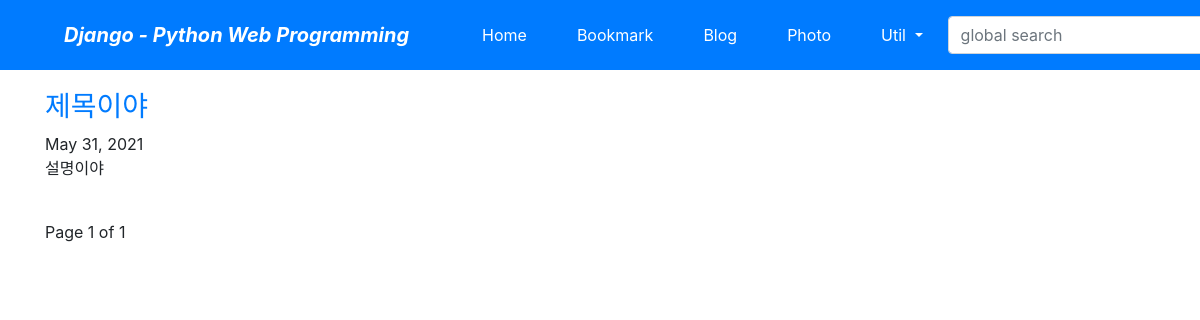
The page /blog/ on the database as committed earlier.
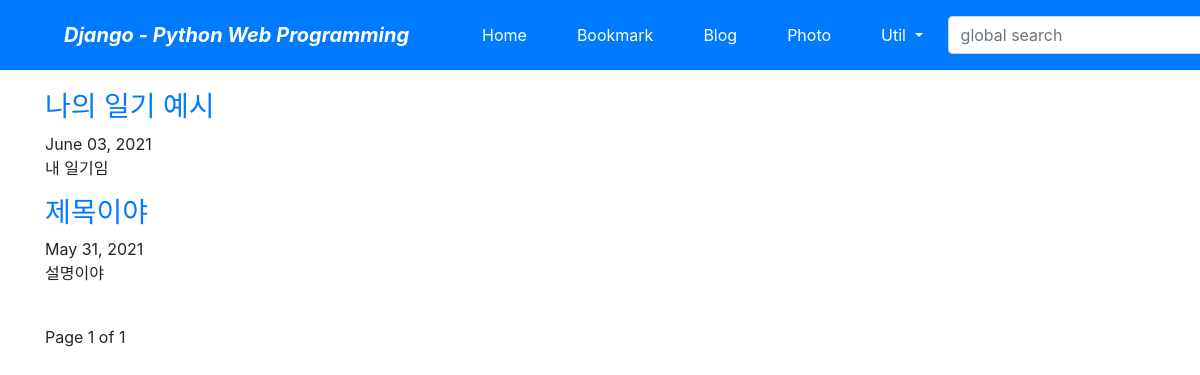
The same page on the database as committed later.
### blogapp/models.py (models this page shows, shortened)
class Post(models.Model):
    title = models.CharField(verbose_name='TITLE', max_length=50)
    slug = models.SlugField('SLUG', unique=True, allow_unicode=True, help_text='one word for title alias.')
    description = models.CharField('DESCRIPTION', max_length=100, blank=True, help_text='simple description text.')
    content = models.TextField('CONTENT')
    create_dt = models.DateTimeField('CREATE DATE', auto_now_add=True)
    modify_dt = models.DateTimeField('MODIFY DATE', auto_now=True)
    tags = TaggableManager(blank=True)
    class Meta:
        verbose_name = 'post'
        verbose_name_plural = 'posts'
        db_table = 'blogapp_posts'
        ordering = ('-modify_dt',)
    def get_absolute_url(self):
        return reverse('blog:post_detail', args=(self.slug,))

### blogapp/views.py (the view)
# urls.py: path('', views.PostLV.as_view(), name='index'),
class PostLV(ListView):
    model = Post
    template_name = 'blogapp/post_all.html'
    context_object_name = 'posts'
    paginate_by = 2

### blogapp/templates/blogapp/post_all.html (shortened to what this page needs)
{% extends 'base.html' %}
{% block content %}
{% for post in posts %}
    <h3><a href='{{ post.get_absolute_url }}'>{{ post.title }}</a></h3>
    {{ post.modify_dt|date:"N d, Y" }}
    <p>{{ post.description }}</p>
{% endfor %}
<br>
<div>
    <span>
        Page {{ page_obj.number }} of {{ page_obj.paginator.num_pages }}
    </span>
</div>
{% endblock %}

Rows that differ between the two databases and show on the page:
added Post: title "나의 일기 예시", modify_dt "June 03, 2021", description "내 일기임"
